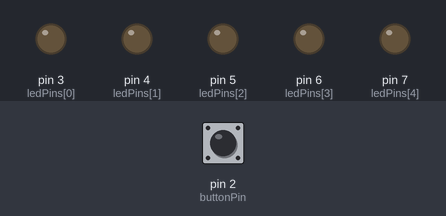
Bench run of a sketch on a simulated Arduino Uno, built with avr-gcc and run on an emulated ATmega328P. Shown: output pins drawn as LEDs (lit = HIGH). The inputs (shaded band) are chosen by the test bench; at power-on: pin 2 (buttonPin) HIGH.

Above: at 1.2 s.
1.3 s: pin 2 (buttonPin) pulled LOW for 0.15 s
At 1.37 s:
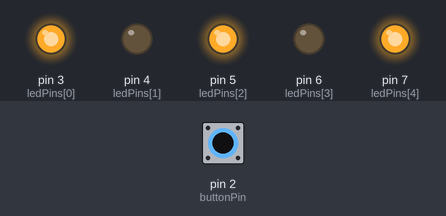
2.9 s: pin 2 (buttonPin) pulled LOW for 1 s
At 3.7 s:
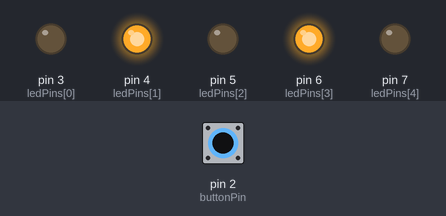
5.4 s: pin 2 (buttonPin) pulled LOW for 0.15 s
At 5.47 s:
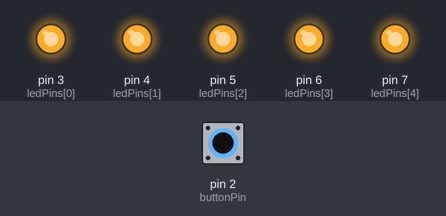
7.0 s: pin 2 (buttonPin) pulled LOW for 3.2 s
At 8.4 s:
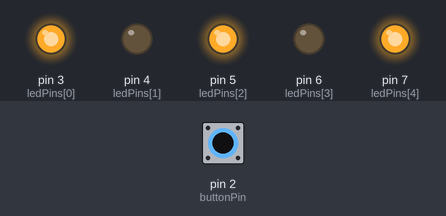
Timing chart, 0 to 11.7 s (numbered marks = the images above; inputs shaded):
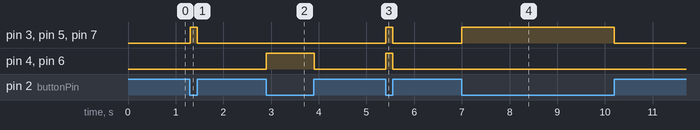

Measured:
- after the input at 1.3 s, pin 3 (ledPins[0]), pin 5 (ledPins[2]), pin 7 (ledPins[4]): LOW → HIGH at once, → LOW 0.15 s later
- after the input at 2.9 s, pin 4 (ledPins[1]), pin 6 (ledPins[3]): LOW → HIGH at once, → LOW 1.0 s later
- after the input at 5.4 s, pin 3 (ledPins[0]), pin 4 (ledPins[1]), pin 5 (ledPins[2]), pin 6 (ledPins[3]), pin 7 (ledPins[4]): LOW → HIGH at once, → LOW 0.15 s later
- after the input at 7.0 s, pin 3 (ledPins[0]), pin 5 (ledPins[2]), pin 7 (ledPins[4]): LOW → HIGH at once, → LOW 3.2 s later

The sketch:

BLKLab_PRJ2_Dieu_Khien_Led_Bang_Nut_Nhan.ino
```cpp
/*
 * ================================================================================*
 *                            BANLINHKIEN.COM
 * ================================================================================*
 *            Hướng dẫn Điều khiển Led bằng nút nhấn sử dụng ngắt ngoài
 * Đấu nối:
  -D2: nối với chân phím bấm      -D5: nối với chân led 3
  -D3: nối với chân led 1         -D6: nối với chân led 4
  -D4: nối với chân led 2         -D7: nối với chân led 5
 */

const int ledPins[] = {3, 4, 5, 6, 7};                                         // Khai báo mảng chứa các chân kết nối của lED với Arduino
const int numLeds = sizeof(ledPins) / sizeof(ledPins[0]);

const int buttonPin = 2;                                                       // Khai báo chân kết nối của nút nhấn với Arduino
volatile int buttonState = HIGH;                                               // Trạng thái hiện tại của nút nhấn
volatile int lastButtonState = HIGH;                                           // Trạng thái trước đó của nút nhấn

int mode = 0;                                                                  // Chế độ hiệu ứng

void setup()
{
  for (int i = 0; i < numLeds; i++)
  {
    pinMode(ledPins[i], OUTPUT);                                               // Cài đặt chân là OUTPUT để điều khiển LED
    digitalWrite(ledPins[i], LOW);                                             // Tắt tất cả các LED ban đầu
  }

  pinMode(buttonPin, INPUT_PULLUP);                                            // Cài đặt chân nút nhấn là INPUT_PULLUP
  attachInterrupt(digitalPinToInterrupt(buttonPin), buttonInterrupt, CHANGE);  // Gắn ngắt cho nút nhấn
}

void loop()
{
}

void buttonInterrupt()
{
  buttonState = digitalRead(buttonPin);

  if (buttonState == LOW && lastButtonState == HIGH)
  {
    mode = (mode + 1) % 3;                                                      // Chuyển đổi giữa 3 chế độ hiệu ứng
    activateEffect();
    delay(200);                                                                 // Tránh đọc tín hiệu của nút nhấn liên tục khi giữ nút
  }
  else if (buttonState == HIGH && lastButtonState == LOW)
  {
    turnOffLeds();                                                              // Tắt tất cả LED khi nhả nút
  }

  lastButtonState = buttonState;
}

void activateEffect()
{
  if (mode == 0)
  {
    for (int i = 0; i < numLeds; i++)
    {
      digitalWrite(ledPins[i], HIGH);                                           // Bật tất cả LED
    }
  }
  else if (mode == 1)
  {
    for (int i = 0; i < numLeds; i++)
    {
      digitalWrite(ledPins[i], i % 2 == 0 ? HIGH : LOW);                        // Bật LED chẵn, tắt LED lẻ
    }
  }
  else if (mode == 2)
  {
    for (int i = 0; i < numLeds; i++)
    {
      digitalWrite(ledPins[i], i % 2 == 0 ? LOW : HIGH);                        // Tắt LED chẵn, bật LED lẻ
    }
  }
}

void turnOffLeds()
{
  for (int i = 0; i < numLeds; i++)
  {
    digitalWrite(ledPins[i], LOW);                                              // Tắt tất cả LED
  }
}
```
